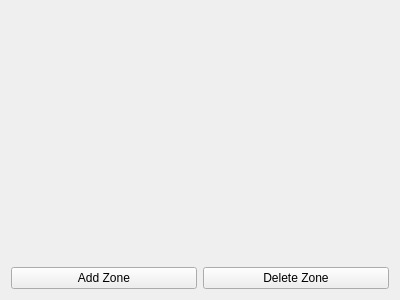
<?xml version="1.0" encoding="UTF-8"?>
<ui version="4.0">
 <class>ZoneListView</class>
 <widget class="QWidget" name="ZoneListView">
  <property name="geometry">
   <rect>
    <x>0</x>
    <y>0</y>
    <width>400</width>
    <height>300</height>
   </rect>
  </property>
  <property name="windowTitle">
   <string>Form</string>
  </property>
  <layout class="QVBoxLayout" name="verticalLayout">
   <item>
    <widget class="ConfigObjectListView" name="listView" native="true">
     <property name="sizePolicy">
      <sizepolicy hsizetype="Preferred" vsizetype="MinimumExpanding">
       <horstretch>0</horstretch>
       <verstretch>0</verstretch>
      </sizepolicy>
     </property>
    </widget>
   </item>
   <item>
    <layout class="QHBoxLayout" name="horizontalLayout_8">
     <item>
      <widget class="QPushButton" name="addZone">
       <property name="text">
        <string>Add Zone</string>
       </property>
       <property name="shortcut">
        <string>Alt++</string>
       </property>
      </widget>
     </item>
     <item>
      <widget class="QPushButton" name="remZone">
       <property name="text">
        <string>Delete Zone</string>
       </property>
       <property name="shortcut">
        <string>Alt+-</string>
       </property>
      </widget>
     </item>
    </layout>
   </item>
  </layout>
 </widget>
 <customwidgets>
  <customwidget>
   <class>ConfigObjectListView</class>
   <extends>QWidget</extends>
   <header>configobjectlistview.hh</header>
   <container>1</container>
  </customwidget>
 </customwidgets>
 <resources/>
 <connections/>
</ui>
